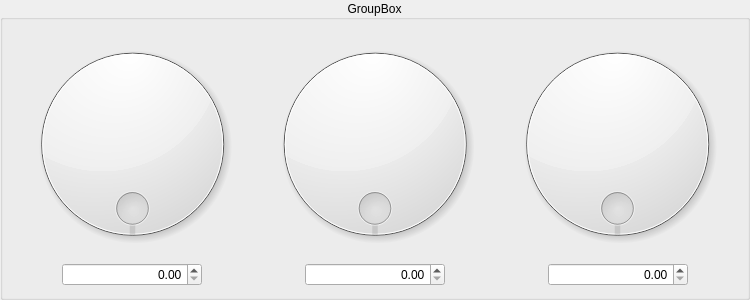
<?xml version="1.0" encoding="UTF-8"?>
<ui version="4.0">
 <class>UI_TrippleChannelKnobBox</class>
 <widget class="QGroupBox" name="UI_TrippleChannelKnobBox">
  <property name="enabled">
   <bool>true</bool>
  </property>
  <property name="geometry">
   <rect>
    <x>0</x>
    <y>0</y>
    <width>750</width>
    <height>300</height>
   </rect>
  </property>
  <property name="minimumSize">
   <size>
    <width>750</width>
    <height>0</height>
   </size>
  </property>
  <property name="maximumSize">
   <size>
    <width>750</width>
    <height>16777215</height>
   </size>
  </property>
  <property name="windowTitle">
   <string>GroupBox</string>
  </property>
  <property name="title">
   <string>GroupBox</string>
  </property>
  <property name="alignment">
   <set>Qt::AlignCenter</set>
  </property>
  <layout class="QGridLayout" name="gridLayout">
   <item row="1" column="2">
    <spacer name="horizontalSpacer_2">
     <property name="orientation">
      <enum>Qt::Horizontal</enum>
     </property>
     <property name="sizeType">
      <enum>QSizePolicy::Minimum</enum>
     </property>
     <property name="sizeHint" stdset="0">
      <size>
       <width>40</width>
       <height>20</height>
      </size>
     </property>
    </spacer>
   </item>
   <item row="1" column="8">
    <spacer name="horizontalSpacer_6">
     <property name="orientation">
      <enum>Qt::Horizontal</enum>
     </property>
     <property name="sizeType">
      <enum>QSizePolicy::Minimum</enum>
     </property>
     <property name="sizeHint" stdset="0">
      <size>
       <width>40</width>
       <height>20</height>
      </size>
     </property>
    </spacer>
   </item>
   <item row="1" column="6">
    <spacer name="horizontalSpacer_5">
     <property name="orientation">
      <enum>Qt::Horizontal</enum>
     </property>
     <property name="sizeType">
      <enum>QSizePolicy::Minimum</enum>
     </property>
     <property name="sizeHint" stdset="0">
      <size>
       <width>40</width>
       <height>20</height>
      </size>
     </property>
    </spacer>
   </item>
   <item row="0" column="3" colspan="3">
    <widget class="SkinnedDial" name="knbValue1">
     <property name="focusPolicy">
      <enum>Qt::NoFocus</enum>
     </property>
     <property name="toolTip">
      <string/>
     </property>
     <property name="whatsThis">
      <string/>
     </property>
     <property name="wrapping">
      <bool>true</bool>
     </property>
     <property name="backgroundImage">
      <pixmap resource="../../ressource/ressource.qrc">:/images/back/dial-back-green.png</pixmap>
     </property>
     <property name="needleImage">
      <pixmap resource="../../ressource/ressource.qrc">:/images/needle/dial-pointer.png</pixmap>
     </property>
     <property name="maxAngle">
      <number>180</number>
     </property>
    </widget>
   </item>
   <item row="1" column="7">
    <widget class="FmtSpinBox" name="sbxValue2">
     <property name="minimumSize">
      <size>
       <width>140</width>
       <height>0</height>
      </size>
     </property>
     <property name="toolTip">
      <string/>
     </property>
     <property name="whatsThis">
      <string/>
     </property>
     <property name="alignment">
      <set>Qt::AlignRight|Qt::AlignTrailing|Qt::AlignVCenter</set>
     </property>
     <property name="fmt">
      <string>%2.3f</string>
     </property>
    </widget>
   </item>
   <item row="1" column="4">
    <widget class="FmtSpinBox" name="sbxValue1">
     <property name="minimumSize">
      <size>
       <width>140</width>
       <height>0</height>
      </size>
     </property>
     <property name="toolTip">
      <string/>
     </property>
     <property name="whatsThis">
      <string/>
     </property>
     <property name="alignment">
      <set>Qt::AlignRight|Qt::AlignTrailing|Qt::AlignVCenter</set>
     </property>
     <property name="fmt">
      <string>%2.3f</string>
     </property>
    </widget>
   </item>
   <item row="1" column="5">
    <spacer name="horizontalSpacer_4">
     <property name="orientation">
      <enum>Qt::Horizontal</enum>
     </property>
     <property name="sizeType">
      <enum>QSizePolicy::Minimum</enum>
     </property>
     <property name="sizeHint" stdset="0">
      <size>
       <width>40</width>
       <height>20</height>
      </size>
     </property>
    </spacer>
   </item>
   <item row="0" column="6" colspan="3">
    <widget class="SkinnedDial" name="knbValue2">
     <property name="minimumSize">
      <size>
       <width>0</width>
       <height>0</height>
      </size>
     </property>
     <property name="focusPolicy">
      <enum>Qt::NoFocus</enum>
     </property>
     <property name="toolTip">
      <string/>
     </property>
     <property name="whatsThis">
      <string/>
     </property>
     <property name="wrapping">
      <bool>true</bool>
     </property>
     <property name="backgroundImage">
      <pixmap resource="../../ressource/ressource.qrc">:/images/back/dial-back-blue.png</pixmap>
     </property>
     <property name="needleImage">
      <pixmap resource="../../ressource/ressource.qrc">:/images/needle/dial-pointer.png</pixmap>
     </property>
     <property name="maxAngle">
      <number>180</number>
     </property>
    </widget>
   </item>
   <item row="1" column="0">
    <spacer name="horizontalSpacer">
     <property name="orientation">
      <enum>Qt::Horizontal</enum>
     </property>
     <property name="sizeType">
      <enum>QSizePolicy::Minimum</enum>
     </property>
     <property name="sizeHint" stdset="0">
      <size>
       <width>40</width>
       <height>20</height>
      </size>
     </property>
    </spacer>
   </item>
   <item row="1" column="1">
    <widget class="FmtSpinBox" name="sbxValue0">
     <property name="minimumSize">
      <size>
       <width>140</width>
       <height>0</height>
      </size>
     </property>
     <property name="toolTip">
      <string/>
     </property>
     <property name="whatsThis">
      <string/>
     </property>
     <property name="alignment">
      <set>Qt::AlignRight|Qt::AlignTrailing|Qt::AlignVCenter</set>
     </property>
     <property name="fmt">
      <string>%2.3f</string>
     </property>
    </widget>
   </item>
   <item row="1" column="3">
    <spacer name="horizontalSpacer_3">
     <property name="orientation">
      <enum>Qt::Horizontal</enum>
     </property>
     <property name="sizeType">
      <enum>QSizePolicy::Minimum</enum>
     </property>
     <property name="sizeHint" stdset="0">
      <size>
       <width>40</width>
       <height>20</height>
      </size>
     </property>
    </spacer>
   </item>
   <item row="0" column="0" colspan="3">
    <widget class="SkinnedDial" name="knbValue0">
     <property name="focusPolicy">
      <enum>Qt::NoFocus</enum>
     </property>
     <property name="toolTip">
      <string/>
     </property>
     <property name="whatsThis">
      <string/>
     </property>
     <property name="wrapping">
      <bool>true</bool>
     </property>
     <property name="backgroundImage">
      <pixmap resource="../../ressource/ressource.qrc">:/images/back/dial-back-red.png</pixmap>
     </property>
     <property name="needleImage">
      <pixmap resource="../../ressource/ressource.qrc">:/images/needle/dial-pointer.png</pixmap>
     </property>
     <property name="maxAngle">
      <number>180</number>
     </property>
    </widget>
   </item>
  </layout>
 </widget>
 <customwidgets>
  <customwidget>
   <class>FmtSpinBox</class>
   <extends>QDoubleSpinBox</extends>
   <header>fmtspinbox.h</header>
  </customwidget>
  <customwidget>
   <class>SkinnedDial</class>
   <extends>QDial</extends>
   <header>skinneddial.h</header>
  </customwidget>
 </customwidgets>
 <resources>
  <include location="../../ressource/ressource.qrc"/>
 </resources>
 <connections/>
</ui>
